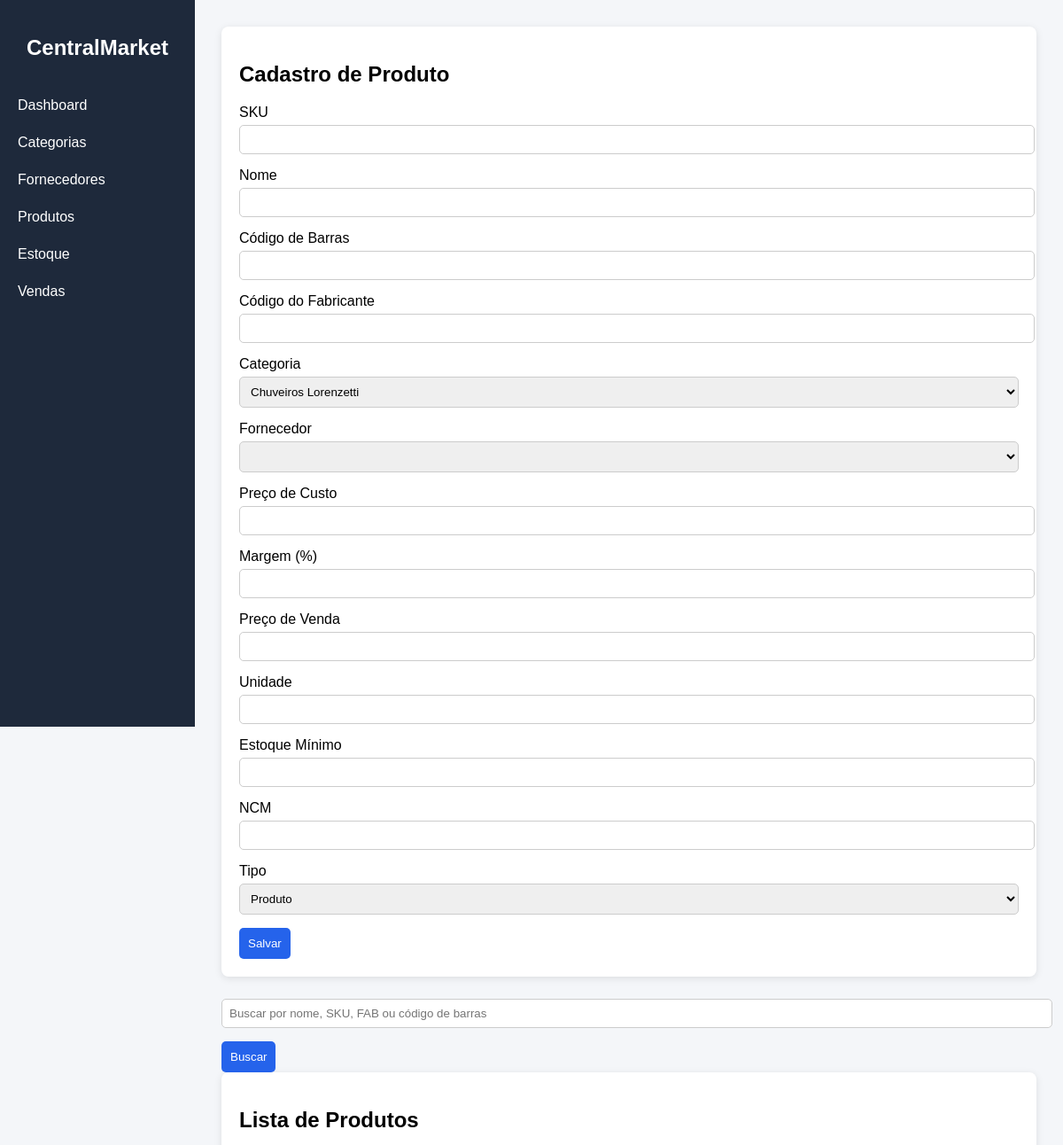
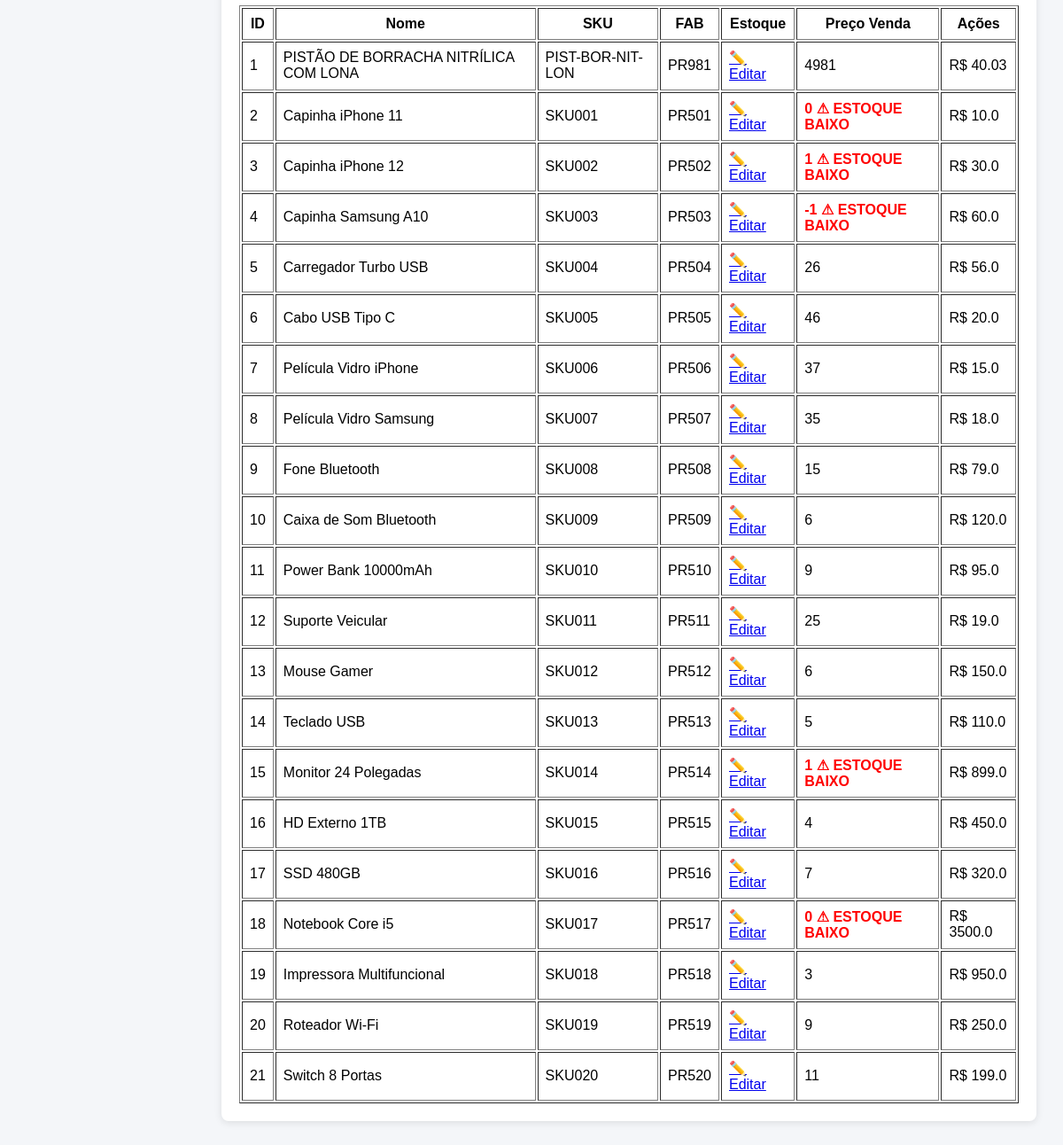
/produtos, run on an earlier commit of the app's database (2 pictures, top to bottom).
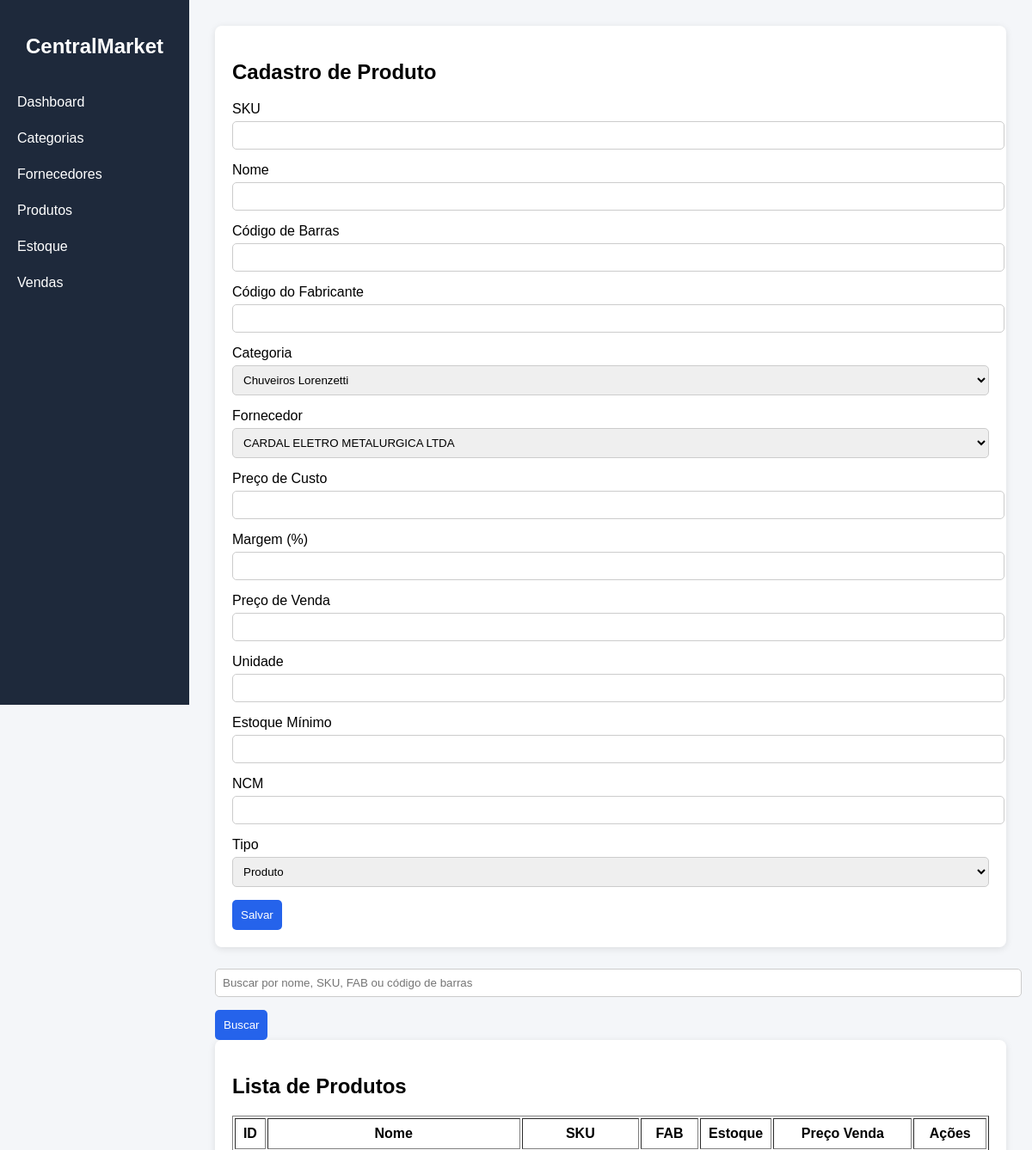
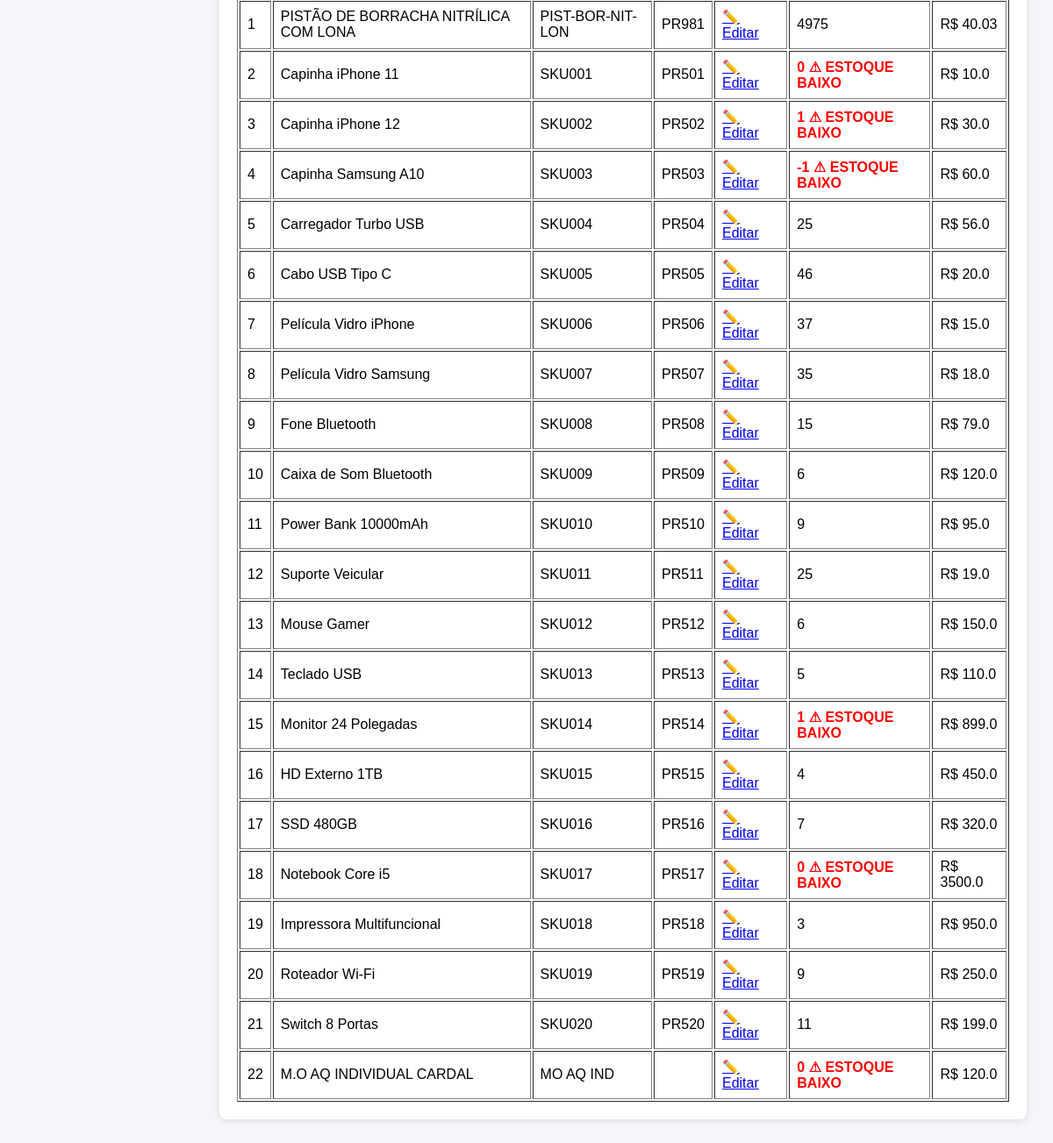
And on a later commit of the database (2 pictures, top to bottom).
### tables this page shows
CREATE TABLE produtos (
    id INTEGER PRIMARY KEY AUTOINCREMENT,
    sku TEXT,
    nome TEXT NOT NULL,
    codigo_barras TEXT,
    codigo_fabricante TEXT,
    categoria_id INTEGER,
    fornecedor_id INTEGER,
    preco_custo REAL,
    preco_venda REAL,
    estoque INTEGER DEFAULT 0,
    estoque_minimo INTEGER DEFAULT 0,
    unidade TEXT,
    ncm TEXT
, tipo TEXT);

### app.py (the view, shortened to what this page needs)
@app.route("/produtos", methods=["GET", "POST"])
def produtos():
    conn = conectar()
    cursor = conn.cursor()
    busca = request.args.get("busca", "").strip()
    if busca:
        cursor.execute("""
            SELECT * FROM produtos
            WHERE nome LIKE ?
            OR sku LIKE ?
            OR codigo_barras LIKE ?
            OR codigo_fabricante LIKE ?
        """, (
            f"%{busca}%",
            f"%{busca}%",
            f"%{busca}%",
            f"%{busca}%"
        ))
    else:
        cursor.execute("SELECT * FROM produtos")
    produtos = cursor.fetchall()
    cursor.execute("SELECT * FROM categorias")
    categorias = cursor.fetchall()
    cursor.execute("SELECT * FROM fornecedores")
    fornecedores = cursor.fetchall()
    conn.close()
    return render_template(
        "produtos.html",
        categorias=categorias,
        fornecedores=fornecedores,
        produtos=produtos
    )

### banco.py (called while the page is built)
def conectar():
    conn = sqlite3.connect("database.db")
    conn.row_factory = sqlite3.Row   # ← ADICIONE ISSO
    conn.execute("PRAGMA foreign_keys = ON")
    return conn

### templates/produtos.html (shortened to what this page needs)
{% extends "base.html" %}
{% block content %}
<div class="card">
    <h2>Cadastro de Produto</h2>
    <form method="POST">
        <label>SKU</label>
        <input type="text" name="sku" required>
        <label>Nome</label>
        <input type="text" name="nome" required>
        <label>Código de Barras</label>
        <input type="text" name="codigo_barras">
        <label>Código do Fabricante</label>
        <input type="text" name="codigo_fabricante">
        <label>Categoria</label>
        <select name="categoria_id" required>
            {% for categoria in categorias %}
                <option value="{{ categoria.id }}">{{ categoria.nome }}</option>
            {% endfor %}
        </select>
        <label>Fornecedor</label>
        <select name="fornecedor_id" required>
            {% for fornecedor in fornecedores %}
                <option value="{{ fornecedor.id }}">{{ fornecedor.razao_social }}</option>
            {% endfor %}
        </select>
        <label>Preço de Custo</label>
        <input type="number" step="0.01" id="preco_custo" name="preco_custo" required>
        <label>Margem (%)</label>
        <input type="number" step="0.01" id="margem">
        <label>Preço de Venda</label>
        <input type="number" step="0.01" id="preco_venda" name="preco_venda" required>
        <label>Unidade</label>
        <input type="text" name="unidade">
        <label>Estoque Mínimo</label>
        <input type="number" name="estoque_minimo">
        <label>NCM</label>
        <input type="text" name="ncm">
        <label>Tipo</label>
<select name="tipo" required>
    <option value="produto">Produto</option>
</select>
        <button type="submit">Salvar</button>
    </form>
</div>
<form method="GET">
    <input type="text" name="busca" placeholder="Buscar por nome, SKU, FAB ou código de barras">
    <button type="submit">Buscar</button>
</form>
<div class="card">
    <h2>Lista de Produtos</h2>
<table border="1" width="100%" cellpadding="8">
    <thead>
        <tr>
            <th>ID</th>
            <th>Nome</th>
            <th>SKU</th>
            <th>FAB</th>
            <th>Estoque</th>
            <th>Preço Venda</th>
            <th>Ações</th>
        </tr>
    </thead>
    <tbody>
        {% for produto in produtos %}
        <tr>
            <td>{{ produto.id }}</td>
            <td>{{ produto.nome }}</td>
            <td>{{ produto.sku }}</td>
            <td>{{ produto.codigo_fabricante }}</td>
            <td><a href="/editar/{{ produto.id }}">✏️ Editar</a></td>
            <td>
    {% if produto.estoque <= produto.estoque_minimo %}
        <span style="color:red; font-weight:bold;">
            {{ produto.estoque }} ⚠ ESTOQUE BAIXO
        </span>
    {% else %}
        {{ produto.estoque }}
    {% endif %}
</td>
            <td>R$ {{ produto.preco_venda }}</td>
        </tr>
        {% endfor %}
    </tbody>
</table>
</div>
{% endblock %}

### templates/base.html (shortened to what this page needs)
<!DOCTYPE html>
<html>
<head>
    <link rel="stylesheet" href="{{ url_for('static', filename='style.css') }}">
</head>
<body>
<div class="sidebar">
    <h2>CentralMarket</h2>
    <a href="/">Dashboard</a>
    <a href="/categorias">Categorias</a>
    <a href="/fornecedores">Fornecedores</a>
    <a href="/produtos">Produtos</a>
    <a href="#">Estoque</a>
    <a href="#">Vendas</a>
</div>
<div class="main">
    {% block content %}{% endblock %}
</div>
</body>
</html>

### static/style.css (style rules this page uses)
body { margin: 0; font-family: Arial, sans-serif; background-color: #f4f6f9; display: flex; }
.sidebar { width: 220px; background-color: #1e293b; height: 100vh; color: white; padding-top: 20px; position: fixed; }
.sidebar h2 { text-align: center; margin-bottom: 30px; }
.sidebar a { display: block; color: white; padding: 12px 20px; text-decoration: none; }
.main { margin-left: 220px; padding: 30px; width: 100%; }
.card { background: white; padding: 20px; border-radius: 8px; box-shadow: 0px 2px 8px rgba(0,0,0,0.1); margin-bottom: 20px; }
input, select { width: 100%; padding: 8px; margin-top: 5px; margin-bottom: 15px; border-radius: 5px; border: 1px solid #ccc; }
button { background-color: #2563eb; color: white; padding: 10px; border: none; border-radius: 5px; cursor: pointer; }

What changed in the data, as far as the page shows it:
changed produtos "PISTÃO DE BORRACHA NITRÍLICA COM LONA": estoque "4981" → "4975"
changed produtos "Carregador Turbo USB": estoque "26" → "25"
added produtos: id "22", nome "M.O AQ INDIVIDUAL CARDAL", sku "MO AQ IND", estoque "0", preco_venda "120.0"
Also different on the page:
form field fornecedor_id: (not shown) → "CARDAL ELETRO METALURGICA LTDA"
